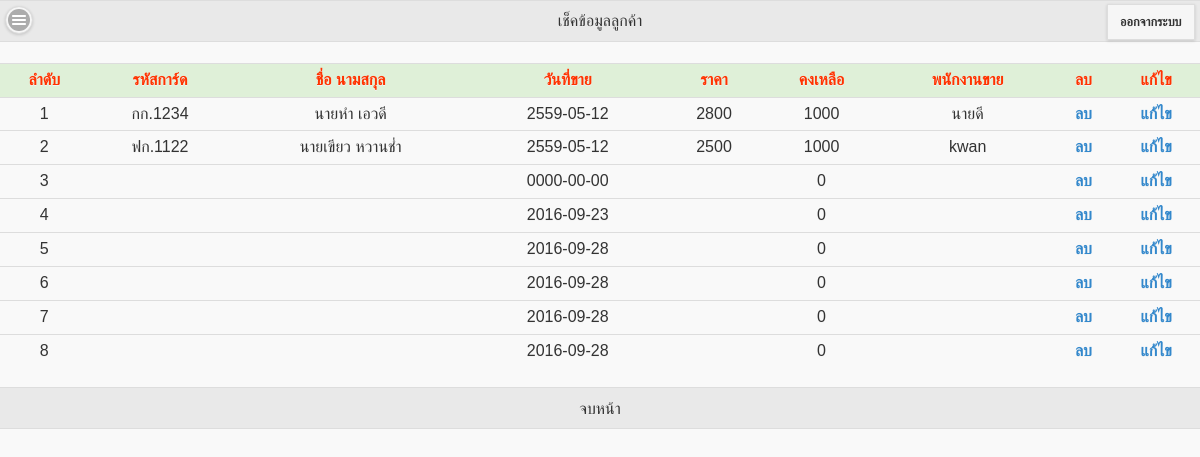
Page /page6.php (signed in) on the committed database.
### tables this page shows
CREATE TABLE `dealing` (
  `dealingId` int(11) NOT NULL AUTO_INCREMENT,
  `adminId` int(11) NOT NULL,
  `customerId` int(11) NOT NULL,
  `productId` int(11) NOT NULL,
  `balances` float NOT NULL,
  `paymenet` float NOT NULL,
  `paymenetDate` date NOT NULL,
  `seleDate` date NOT NULL,
  PRIMARY KEY (`dealingId`)
);

CREATE TABLE `customers` (
  `customerId` int(11) NOT NULL AUTO_INCREMENT,
  `adminId` int(11) NOT NULL,
  `cardId` varchar(50) NOT NULL,
  `nameCustomer` varchar(50) NOT NULL,
  `lastName` varchar(50) NOT NULL,
  `phone` int(10) NOT NULL,
  `address` varchar(200) NOT NULL,
  `sex` varchar(10) NOT NULL,
  PRIMARY KEY (`customerId`)
);

CREATE TABLE `product` (
  `productId` int(11) NOT NULL AUTO_INCREMENT,
  `adminId` int(11) NOT NULL,
  `productName` varchar(50) NOT NULL,
  `price` float NOT NULL,
  PRIMARY KEY (`productId`)
);

### config.php (called while the page is built, shortened)
<?php
function db()
{
return $GLOBALS['mysqli'];
}
?>

### page6.php (the view, shortened to what this page needs)
<?php
include 'config.php';
?>
<!doctype html>
<html lang="en" xmlns="http://www.w3.org/1999/xhtml" >
<head>
   <link href="css/bootstrap.min.css" rel="stylesheet">
   <link href="css/style.css" rel="stylesheet" type="text/css">
	<link rel="stylesheet" href="js/jquery.mobile-1.4.3.min.css" />
</head>
<body>
		<div data-role="page" id="page6">
			<div data-role="header">
				<a href="#defaultpanel" data-icon="bars" data-iconpos="notext">Menu</a>
				<h1>เช็คข้อมูลลูกค้า</h1>
					<a href="login.php?q=logout" class="ui-btn ui-shadow">ออกจากระบบ</a>
			</div><br>
 <table class="table table-condensed">
	<tr class="success">
		<td><center><FONT COLOR='FF3300'><strong>ลำดับ</strong></FONT></center></td>
		<td><center><FONT COLOR='FF3300'><strong>รหัสการ์ด</strong></FONT></center></td>
		<td><center><FONT COLOR='FF3300'><strong>ชื่อ นามสกุล</strong></FONT></center></td>
		<td><center><FONT COLOR='FF3300'><strong>วันที่ขาย</strong></FONT></center></td>
		<td><center><FONT COLOR='FF3300'><strong>ราคา</strong></FONT></center></td>
		<td><center><FONT COLOR='FF3300'><strong>คงเหลือ</strong></FONT></center></td>
		<td><center><FONT COLOR='FF3300'><strong>พนักงานขาย</strong></FONT></center></td>
		<td><center><FONT COLOR='FF3300'><strong>ลบ</strong></FONT></center></td>
		<td><center><FONT COLOR='FF3300'><strong>แก้ไข</strong></FONT></center></td>
	</tr>
<?php
	$deal_query = db()->query('SELECT dealingId, customerId, productId, balances, paymenet, seleDate FROM dealing ORDER BY dealingId ASC');
while(list($dealingId, $customerId, $productId, $balances, $paymenet, $seleDate) = $deal_query->fetch_row())
{
	$admin_query = db()->query('SELECT adminId,name,lastName,phone,empoyeeId,password,birthday,sex,address,classId,createdBy FROM admin WHERE adminId = "'. $productId .'" LIMIT 1');
	list($adminId,$name,$lastName,$phone,$empoyeeId,$password,$birthday,$sex,$address,$classId,$createdBy) = $admin_query->fetch_row();
	$product_query = db()->query('SELECT productId, price FROM product WHERE productId = "'. $productId .'" LIMIT 1');
	list($productId,$price) = $product_query->fetch_row();
	$customer_query = db()->query('SELECT customerId, adminId, cardId, nameCustomer, lastName, phone, address, sex FROM customers WHERE customerId = "'. $customerId .'" LIMIT 1');
	list($customerId, $adminId, $cardId, $nameCustomer, $lastName, $phone, $address, $sex) = $customer_query->fetch_row();
?>
<tr >
		<td><center><?php echo $dealingId;?></td>
		<td><center><?php echo $cardId;?></td>
		<td><center><?php echo $nameCustomer;?>  <?php echo $lastName ;?></td>
		<td><center><?php echo $seleDate;?></td>
		<td><center><?php echo $price;?></td>
		<td><center><?php echo $paymenet;?></td>
		<td><center><?php echo $name;?></td>
		<td><center><a href="delete.php?dealingId=<?php echo $dealingId;?>,?customerId="<?php echo $customerId;?>>ลบ</a></td>
		<td><center><a href="editcustomer.php?customerId=<?php echo $customerId;?>">แก้ไข</a></center></td>
		</tr>
<?php
}
?>
</table>
			<div data-role="footer">
				<h4>จบหน้า</h4>
			</div>
		</div>
	</body>
</html>

### css/style.css (style rules this page uses)
body { background-color: #298EEA; font-family: proxima_novalight; }

### rows in the picture
dealing: dealingId "1", customerId.cardId "กก.1234", customerId.nameCustomer "นายหำ", customerId.lastName "เอวดี", seleDate "2559-05-12", productId.price "2800", paymenet "1000", adminId.name "นายดี"
dealing: dealingId "2", customerId.cardId "ฟก.1122", customerId.nameCustomer "นายเขียว", customerId.lastName "หวานช่ำ", seleDate "2559-05-12", productId.price "2500", paymenet "1000", adminId.name "kwan"
dealing: dealingId "3", seleDate "0000-00-00", paymenet "0"
dealing: dealingId "4", seleDate "2016-09-23", paymenet "0"
dealing: dealingId "5", seleDate "2016-09-28", paymenet "0"
dealing: dealingId "6", seleDate "2016-09-28", paymenet "0"
dealing: dealingId "7", seleDate "2016-09-28", paymenet "0"
dealing: dealingId "8", seleDate "2016-09-28", paymenet "0"
